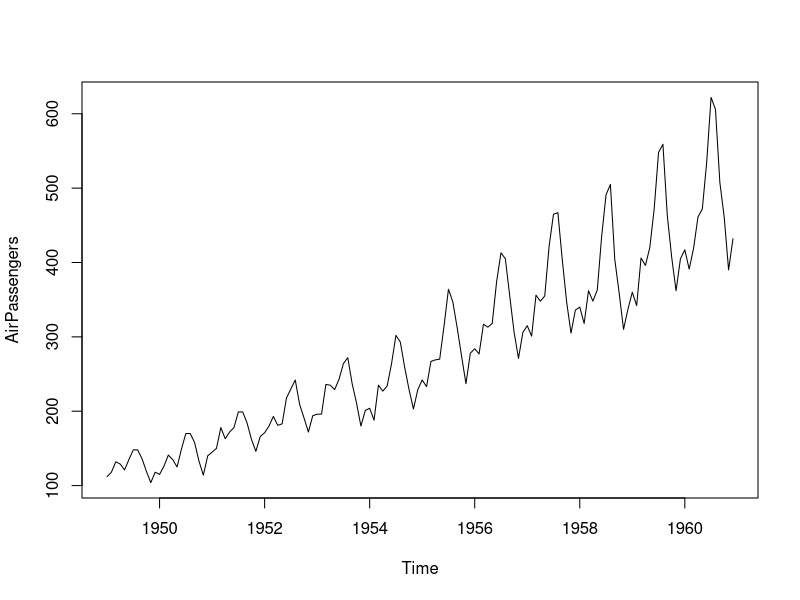
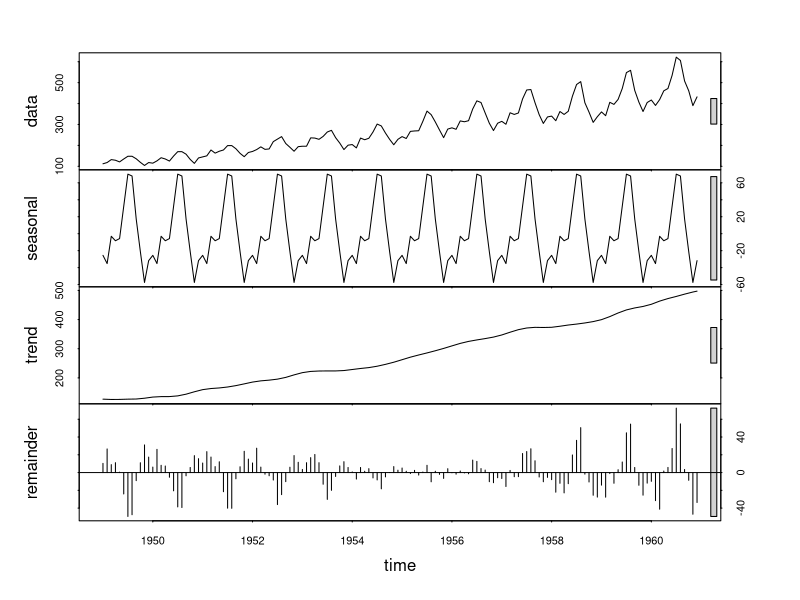
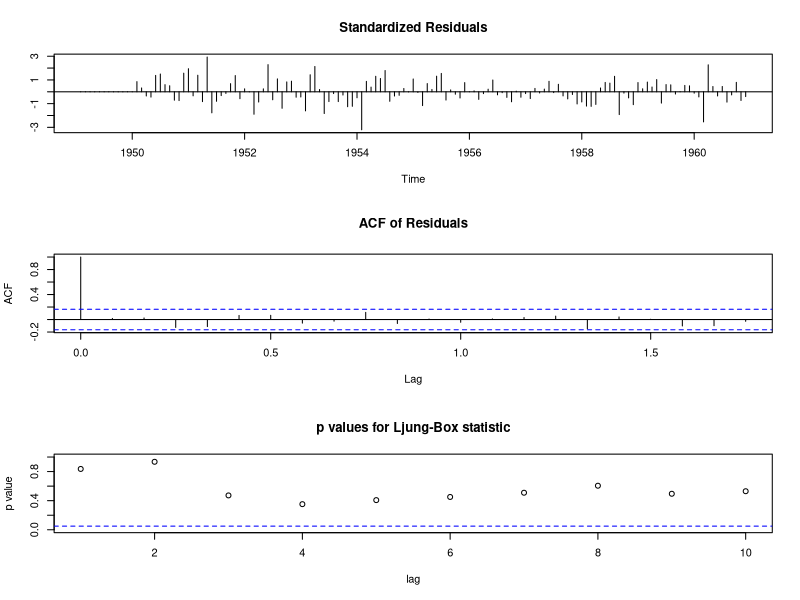
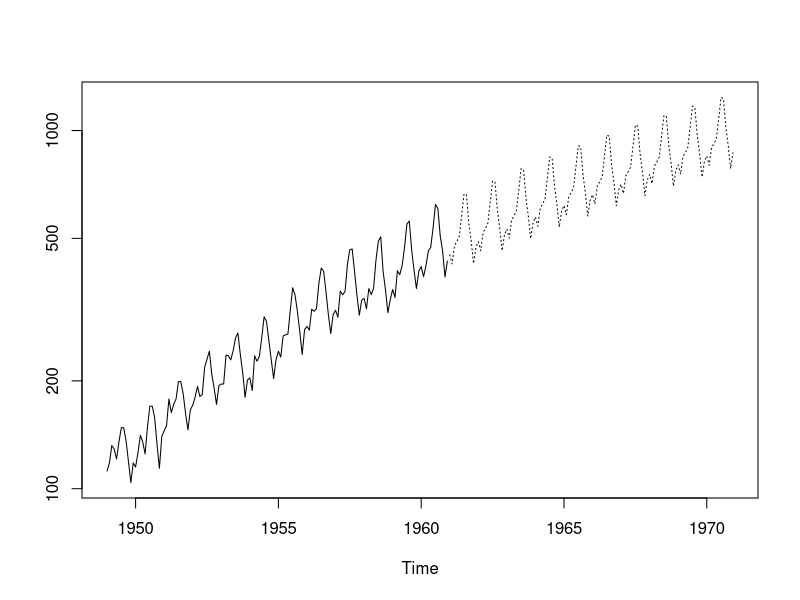

The R script that drew these images, in order:
str(AirPassengers)
AirPassengers
plot(AirPassengers)
plot(stl(AirPassengers, s.window="periodic"))

install.packages("tseries")
library(tseries)

adf.test(diff(log(AirPassengers)), alternative = "stationary",k=0)

?adf.test
install.packages("forecast")
library(forecast)

auto.arima(diff(log(AirPassengers)))

tsdiag(auto.arima(diff(log(AirPassengers))))

# model 
fit <- arima(log(AirPassengers), c(1,0,1),
             seasonal = list(order=c(0,1,1), period=12))
summary(fit)
pred <- predict(fit, n.ahead=10*12)
ts.plot(AirPassengers, 2.718^pred$pred, log ="y", lty=c(1,3) )
# e = 2.718 

fit2 <- arima(log(AirPassengers), c(1,0,1),
             seasonal = list(order=c(0,1,1), period=12))
summary(fit2)

fit3 <- arima(log(AirPassengers), c(1,0,1))
summary(fit3)
?arima



auto.arima(log(AirPassengers))
